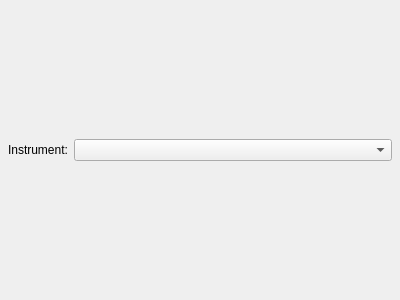
<?xml version="1.0" encoding="UTF-8"?>
<ui version="4.0">
 <class>Form</class>
 <widget class="QWidget" name="Form">
  <property name="geometry">
   <rect>
    <x>0</x>
    <y>0</y>
    <width>400</width>
    <height>300</height>
   </rect>
  </property>
  <property name="sizePolicy">
   <sizepolicy hsizetype="Expanding" vsizetype="Maximum">
    <horstretch>0</horstretch>
    <verstretch>0</verstretch>
   </sizepolicy>
  </property>
  <property name="windowTitle">
   <string>Form</string>
  </property>
  <layout class="QVBoxLayout" name="verticalLayout_2">
   <property name="leftMargin">
    <number>2</number>
   </property>
   <property name="topMargin">
    <number>2</number>
   </property>
   <property name="rightMargin">
    <number>2</number>
   </property>
   <property name="bottomMargin">
    <number>2</number>
   </property>
   <item>
    <widget class="QWidget" name="widget" native="true">
     <property name="sizePolicy">
      <sizepolicy hsizetype="Expanding" vsizetype="Maximum">
       <horstretch>0</horstretch>
       <verstretch>0</verstretch>
      </sizepolicy>
     </property>
     <layout class="QVBoxLayout" name="verticalLayout_3">
      <property name="leftMargin">
       <number>6</number>
      </property>
      <property name="topMargin">
       <number>6</number>
      </property>
      <property name="rightMargin">
       <number>6</number>
      </property>
      <property name="bottomMargin">
       <number>6</number>
      </property>
      <item>
       <spacer name="verticalSpacer">
        <property name="orientation">
         <enum>Qt::Vertical</enum>
        </property>
        <property name="sizeHint" stdset="0">
         <size>
          <width>20</width>
          <height>40</height>
         </size>
        </property>
       </spacer>
      </item>
      <item>
       <layout class="QHBoxLayout" name="horizontalLayout">
        <item>
         <widget class="QLabel" name="label">
          <property name="sizePolicy">
           <sizepolicy hsizetype="Maximum" vsizetype="Maximum">
            <horstretch>0</horstretch>
            <verstretch>0</verstretch>
           </sizepolicy>
          </property>
          <property name="text">
           <string>Instrument:</string>
          </property>
         </widget>
        </item>
        <item>
         <widget class="QComboBox" name="instrumentComboBox">
          <property name="sizePolicy">
           <sizepolicy hsizetype="Expanding" vsizetype="Maximum">
            <horstretch>0</horstretch>
            <verstretch>0</verstretch>
           </sizepolicy>
          </property>
         </widget>
        </item>
       </layout>
      </item>
      <item>
       <layout class="QHBoxLayout" name="instrumentPramHBox"/>
      </item>
      <item>
       <spacer name="verticalSpacer_2">
        <property name="orientation">
         <enum>Qt::Vertical</enum>
        </property>
        <property name="sizeHint" stdset="0">
         <size>
          <width>20</width>
          <height>40</height>
         </size>
        </property>
       </spacer>
      </item>
     </layout>
    </widget>
   </item>
  </layout>
 </widget>
 <resources/>
 <connections/>
</ui>
